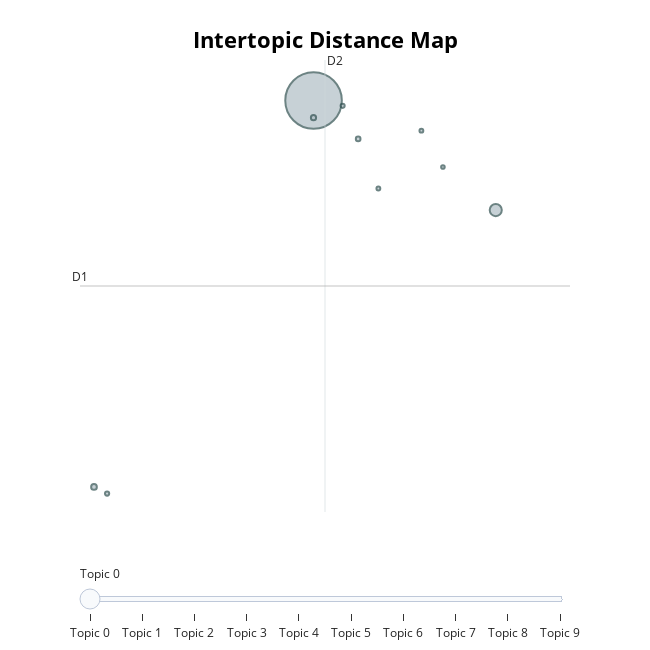

Notebook code for this chart:
### Markdown cell above
### Visualizando: 

Podemos ver na visualização que há espaço para melhorar o Tópico 0, quebrando em grupos menores e possibilitando melhor entendimento dos grupos de documentos.

### Code cell
topic_model.visualize_topics()

### Figure 1 — Plotly figure (JSON) as saved in the notebook; plotly's stock layout.template omitted (floating-point values rounded to 4 significant figures)
{"data": [{"customdata": [[0, "children | project | education | school | support", 4140], [1, "li | public health | bauchi | public | working", 190], [2, "ocean | marine | coral | reef | local", 42], [3, "solar | light | bangladesh | kerosene | lamps", 35], [4, "blindness | eye | vision | sight | cataract", 28], [5, "sea | turtles | turtle | sea turtle | eggs", 23], [6, "arche | die arche | die | children | inner cities", 22], [7, "september | earthquake | high atlas | atlas | magnitude", 19], [8, "sport | life skills | sports | life | skills", 19], [9, "autism | disorder | autism spectrum | autism spectrum disorder | spectrum disorder", 17]], "hovertemplate": "<b>Topic %{customdata[0]}</b><br>%{customdata[1]}<br>Size: %{customdata[2]}", "legendgroup": "", "marker": {"color": "#B0BEC5", "line": {"color": "DarkSlateGrey", "width": 2}, "size": [4140, 190, 42, 35, 28, 23, 22, 19, 19, 17], "sizemode": "area", "sizeref": 2.587, "symbol": "circle"}, "mode": "markers", "name": "", "orientation": "v", "showlegend": false, "type": "scatter", "x": [6.192, 9.798, 1.846, 6.191, 7.075, 2.105, 6.767, 8.326, 7.474, 8.752], "xaxis": "x", "y": [10.63, 6.315, -4.581, 9.951, 9.118, -4.84, 10.42, 9.442, 7.164, 8.013], "yaxis": "y"}], "layout": {"annotations": [{"showarrow": false, "text": "D1", "x": 1.569, "y": 3.328, "yshift": 10}, {"showarrow": false, "text": "D2", "x": 6.418, "xshift": 10, "y": 12.22}], "height": 650, "hoverlabel": {"bgcolor": "white", "font": {"family": "Rockwell", "size": 16}}, "legend": {"itemsizing": "constant", "tracegroupgap": 0}, "margin": {"t": 60}, "shapes": [{"line": {"color": "#CFD8DC", "width": 2}, "type": "line", "x0": 6.418, "x1": 6.418, "y0": -5.566, "y1": 12.22}, {"line": {"color": "#9E9E9E", "width": 2}, "type": "line", "x0": 1.569, "x1": 11.27, "y0": 3.328, "y1": 3.328}], "sliders": [{"active": 0, "pad": {"t": 50}, "steps": [{"args": [{"marker.color": [["red", "#B0BEC5", "#B0BEC5", "#B0BEC5", "#B0BEC5", "#B0BEC5", "#B0BEC5", "#B0BEC5", "#B0BEC5", "#B0BEC5"]]}], "label": "Topic 0", "method": "update"}, {"args": [{"marker.color": [["#B0BEC5", "red", "#B0BEC5", "#B0BEC5", "#B0BEC5", "#B0BEC5", "#B0BEC5", "#B0BEC5", "#B0BEC5", "#B0BEC5"]]}], "label": "Topic 1", "method": "update"}, {"args": [{"marker.color": [["#B0BEC5", "#B0BEC5", "red", "#B0BEC5", "#B0BEC5", "#B0BEC5", "#B0BEC5", "#B0BEC5", "#B0BEC5", "#B0BEC5"]]}], "label": "Topic 2", "method": "update"}, {"args": [{"marker.color": [["#B0BEC5", "#B0BEC5", "#B0BEC5", "red", "#B0BEC5", "#B0BEC5", "#B0BEC5", "#B0BEC5", "#B0BEC5", "#B0BEC5"]]}], "label": "Topic 3", "method": "update"}, {"args": [{"marker.color": [["#B0BEC5", "#B0BEC5", "#B0BEC5", "#B0BEC5", "red", "#B0BEC5", "#B0BEC5", "#B0BEC5", "#B0BEC5", "#B0BEC5"]]}], "label": "Topic 4", "method": "update"}, {"args": [{"marker.color": [["#B0BEC5", "#B0BEC5", "#B0BEC5", "#B0BEC5", "#B0BEC5", "red", "#B0BEC5", "#B0BEC5", "#B0BEC5", "#B0BEC5"]]}], "label": "Topic 5", "method": "update"}, {"args": [{"marker.color": [["#B0BEC5", "#B0BEC5", "#B0BEC5", "#B0BEC5", "#B0BEC5", "#B0BEC5", "red", "#B0BEC5", "#B0BEC5", "#B0BEC5"]]}], "label": "Topic 6", "method": "update"}, {"args": [{"marker.color": [["#B0BEC5", "#B0BEC5", "#B0BEC5", "#B0BEC5", "#B0BEC5", "#B0BEC5", "#B0BEC5", "red", "#B0BEC5", "#B0BEC5"]]}], "label": "Topic 7", "method": "update"}, {"args": [{"marker.color": [["#B0BEC5", "#B0BEC5", "#B0BEC5", "#B0BEC5", "#B0BEC5", "#B0BEC5", "#B0BEC5", "#B0BEC5", "red", "#B0BEC5"]]}], "label": "Topic 8", "method": "update"}, {"args": [{"marker.color": [["#B0BEC5", "#B0BEC5", "#B0BEC5", "#B0BEC5", "#B0BEC5", "#B0BEC5", "#B0BEC5", "#B0BEC5", "#B0BEC5", "red"]]}], "label": "Topic 9", "method": "update"}]}], "title": {"font": {"color": "Black", "size": 22}, "text": "<b>Intertopic Distance Map</b>", "x": 0.5, "xanchor": "center", "y": 0.95, "yanchor": "top"}, "width": 650, "xaxis": {"anchor": "y", "domain": [0, 1], "range": [1.569, 11.27], "title": {"text": ""}, "visible": false}, "yaxis": {"anchor": "x", "domain": [0, 1], "range": [-5.566, 12.22], "title": {"text": ""}, "visible": false}}}
